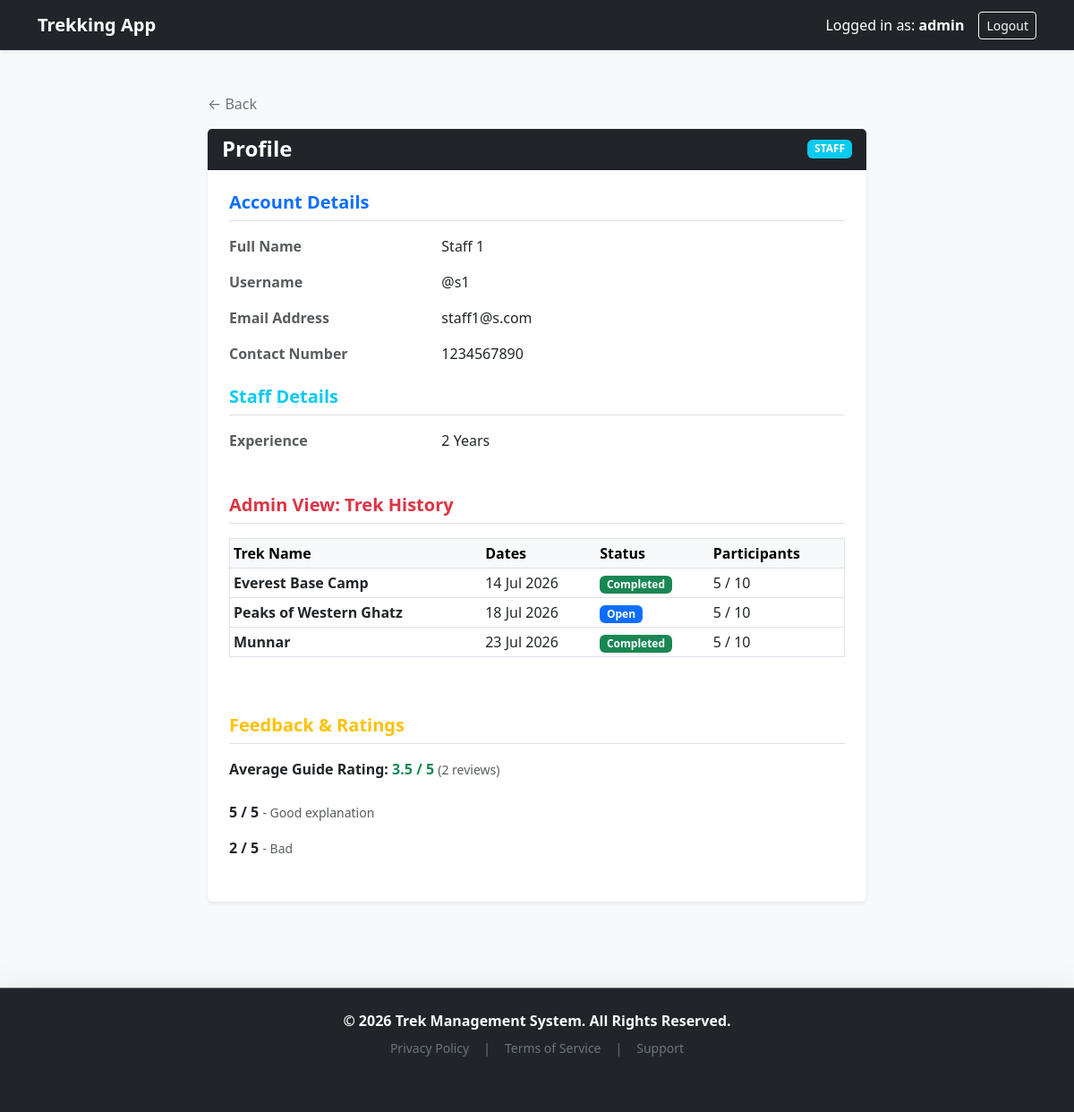
Page /profile/2 (signed in) on the committed database.
### models.py (models this page shows, shortened)
class User(db.Model):
    id = db.Column(db.Integer, primary_key=True)
    username = db.Column(db.String(150), unique=True, nullable=False)
    email = db.Column(db.String(150), unique=True, nullable=False)
    password = db.Column(db.String(150), nullable=False)
    role = db.Column(db.String(50), nullable=False)
    is_approved = db.Column(db.Boolean, default=True)
    full_name = db.Column(db.String(150), nullable=True)
    contact_number = db.Column(db.String(20), nullable=True)
    emergency_contact = db.Column(db.String(20), nullable=True)
    experience_years = db.Column(db.Integer, nullable=True)
    is_blacklisted = db.Column(db.Boolean, default=False)

class Trek(db.Model):
    id = db.Column(db.Integer, primary_key=True)
    name = db.Column(db.String(150), nullable=False)
    location = db.Column(db.String(150), nullable=False)
    difficulty = db.Column(db.String(50))
    duration = db.Column(db.Integer)
    slots = db.Column(db.Integer)
    status = db.Column(db.String(50), default="Open")
    staff_id = db.Column(db.Integer, db.ForeignKey('user.id'), nullable=True)
    start_date = db.Column(db.Date, nullable=False)
    end_date = db.Column(db.Date, nullable=False)
    description = db.Column(db.Text, nullable=True)
    price = db.Column(db.Float, nullable=False)
    @property
    def booked_count(self):
        return sum(b.slots_booked for b in self.bookings)

class Booking(db.Model):
    id = db.Column(db.Integer, primary_key=True)
    user_id = db.Column(db.Integer, db.ForeignKey('user.id'))
    trek_id = db.Column(db.Integer, db.ForeignKey('trek.id'))
    date = db.Column(db.DateTime, default=datetime.utcnow)
    status = db.Column(db.String(50), default="Booked")
    user = db.relationship('User', backref='user_bookings')
    trek = db.relationship('Trek', backref='bookings')
    slots_booked = db.Column(db.Integer, default=1, nullable=False)
    total_price = db.Column(db.Float, default=0.0, nullable=False)

class Rating(db.Model):
    id = db.Column(db.Integer, primary_key=True)
    trek_id = db.Column(db.Integer, db.ForeignKey('trek.id'))
    staff_id = db.Column(db.Integer, db.ForeignKey('user.id'))
    user_id = db.Column(db.Integer, db.ForeignKey('user.id'))
    staff_rating = db.Column(db.Integer)
    user_rating = db.Column(db.Integer)
    comment = db.Column(db.Text)

### app.py (the view, shortened to what this page needs)
@app.route('/profile/<int:user_id>')
def view_user_profile(user_id):
    if 'user_id' not in session:
        return redirect(url_for('login'))
    user_to_view = User.query.get_or_404(user_id)
    current_role = session.get('role')
    return render_template('profile.html',
                           user=user_to_view,
                           Rating=Rating,
                           Trek=Trek,
                           Booking=Booking)

### templates/profile.html (shortened to what this page needs)
{% extends 'index.html' %}
{% block content %}
<div class="row justify-content-center">
    <div class="col-md-8 mt-4">
        <div class="mb-3">
            <a href="javascript:history.back()" class="text-decoration-none text-secondary">
                &larr; Back
            </a>
        </div>
        <div class="card shadow-sm border-0 mb-5">
            <div class="card-header bg-dark text-white d-flex justify-content-between align-items-center">
                <h4 class="mb-0 fw-bold">Profile</h4>
                <span class="badge bg-{% if user.role == 'admin' %}danger{% elif user.role == 'staff' %}info{% else %}success{% endif %} text-uppercase">
                    {{ user.role }}
                </span>
            </div>
            <div class="card-body p-4">
                <h5 class="fw-bold text-primary mb-3 border-bottom pb-2">Account Details</h5>
                <div class="row mb-3">
                    <div class="col-sm-4 text-muted fw-bold">Full Name</div>
                    <div class="col-sm-8">{{ user.full_name or 'N/A' }}</div>
                </div>
                <div class="row mb-3">
                    <div class="col-sm-4 text-muted fw-bold">Username</div>
                    <div class="col-sm-8">@{{ user.username }}</div>
                </div>
                <div class="row mb-3">
                    <div class="col-sm-4 text-muted fw-bold">Email Address</div>
                    <div class="col-sm-8">{{ user.email }}</div>
                </div>
                <div class="row mb-3">
                    <div class="col-sm-4 text-muted fw-bold">Contact Number</div>
                    <div class="col-sm-8">{{ user.contact_number or 'Not provided' }}</div>
                </div>
                {% if user.role == 'user' %}
                    <h5 class="fw-bold text-success mt-4 mb-3 border-bottom pb-2">Trekker Details</h5>
                    <div class="row mb-3">
                        <div class="col-sm-4 text-muted fw-bold">Emergency Contact</div>
                        <div class="col-sm-8 text-danger fw-bold">{{ user.emergency_contact or 'Not provided' }}</div>
                    </div>
                {% elif user.role == 'staff' %}
                    <h5 class="fw-bold text-info mt-4 mb-3 border-bottom pb-2">Staff Details</h5>
                    <div class="row mb-3">
                        <div class="col-sm-4 text-muted fw-bold">Experience</div>
                        <div class="col-sm-8">{{ user.experience_years }} Years</div>
                    </div>
                {% endif %}
                {% if session.get('role') == 'admin' %}
                    <h5 class="fw-bold text-danger mt-5 mb-3 border-bottom pb-2">Admin View: Trek History</h5>
                    {% if user.role == 'user' %}
                        {% set user_bookings = Booking.query.filter_by(user_id=user.id).all() %}
                        {% if user_bookings %}
                            <div class="table-responsive">
                                <table class="table table-sm table-hover border">
                                    <thead class="table-light">
                                        <tr>
                                            <th>Booking ID</th>
                                            <th>Trek Name</th>
                                            <th>Dates</th>
                                            <th>Status</th>
                                        </tr>
                                    </thead>
                                    <tbody>
                                        {% for booking in user_bookings %}
                                        <tr>
                                            <td>#{{ booking.id }}</td>
                                            <td class="fw-bold">{{ booking.trek.name }}</td>
                                            <td>{{ booking.trek.start_date.strftime('%d %b %Y') }}</td>
                                            <td>
                                                <span class="badge bg-{% if booking.trek.status == 'Completed' %}success{% elif booking.trek.status == 'Canceled' %}danger{% else %}primary{% endif %}">
                                                    {{ booking.trek.status }}
                                                </span>
                                            </td>
                                        </tr>
                                        {% endfor %}
                                    </tbody>
                                </table>
                            </div>
                        {% else %}
                            <p class="text-muted small fst-italic">This user has not booked any treks.</p>
                        {% endif %}
                    {% elif user.role == 'staff' %}
                        {% set staff_treks = Trek.query.filter_by(staff_id=user.id).all() %}
                        {% if staff_treks %}
                            <div class="table-responsive">
                                <table class="table table-sm table-hover border">
                                    <thead class="table-light">
                                        <tr>
                                            <th>Trek Name</th>
                                            <th>Dates</th>
                                            <th>Status</th>
                                            <th>Participants</th>
                                        </tr>
                                    </thead>
                                    <tbody>
                                        {% for trek in staff_treks %}
                                        <tr>
                                            <td class="fw-bold">{{ trek.name }}</td>
                                            <td>{{ trek.start_date.strftime('%d %b %Y') }}</td>
                                            <td>
                                                <span class="badge bg-{% if trek.status == 'Completed' %}success{% elif trek.status == 'Canceled' %}danger{% else %}primary{% endif %}">
                                                    {{ trek.status }}
                                                </span>
                                            </td>
                                            <td>{{ trek.booked_count }} / {{ trek.slots }}</td>
                                        </tr>
                                        {% endfor %}
                                    </tbody>
                                </table>
                            </div>
                        {% else %}
                            <p class="text-muted small fst-italic">This staff member has not been assigned any treks.</p>
                        {% endif %}
                    {% endif %}
                {% endif %}
                <h5 class="fw-bold text-warning mt-5 mb-3 border-bottom pb-2">Feedback & Ratings</h5>
                {% if user.role == 'staff' %}
                    {% set staff_ratings = Rating.query.filter_by(staff_id=user.id).all() | selectattr("staff_rating") | list %}
                    <div class="mb-3">
                        <span class="fw-bold">Average Guide Rating: </span>
                        {% if staff_ratings|length > 0 %}
                            {% set total = namespace(value=0) %}
                            {% for r in staff_ratings %}
                                {% set total.value = total.value + r.staff_rating %}
                            {% endfor %}
                            <span class="text-success fw-bold">{{ (total.value / staff_ratings|length)|round(1) }} / 5</span>
                            <small class="text-muted">({{ staff_ratings|length }} reviews)</small>
                        {% else %}
                            <span class="text-muted">No ratings yet.</span>
                        {% endif %}
                    </div>
                    <ul class="list-group list-group-flush mb-3">
                        {% for r in staff_ratings %}
                            <li class="list-group-item px-0 border-0">
                                <strong>{{ r.staff_rating }} / 5</strong>
                                <small class="text-muted">- {{ r.comment if r.comment else 'No comment provided.' }}</small>
                            </li>
                        {% else %}
                            <li class="list-group-item px-0 border-0 text-muted">No feedback available.</li>
                        {% endfor %}
                    </ul>
                {% else %}
                    <p class="text-muted small">Admins do not receive ratings.</p>
                {% endif %}
            </div>
        </div>
    </div>
</div>
{% endblock %}

### rows in the picture
User: role "STAFF", full_name "Staff 1", username "s1", email "staff1@s.com", contact_number "1234567890", experience_years "2"
Trek: name "Everest Base Camp", start_date "14 Jul 2026", status "Completed", booked_count "5", slots "10"
Trek: name "Peaks of Western Ghatz", start_date "18 Jul 2026", status "Open", booked_count "5", slots "10"
Trek: name "Munnar", start_date "23 Jul 2026", status "Completed", booked_count "5", slots "10"
Rating: staff_rating "5", comment "Good explanation"
Rating: staff_rating "2", comment "Bad"

### other values in the picture
{{ session.get('name') }} "admin"
{{ (total.value / staff_ratings|length)|round(1) }} "3.5"
{{ staff_ratings|length }} "2"
